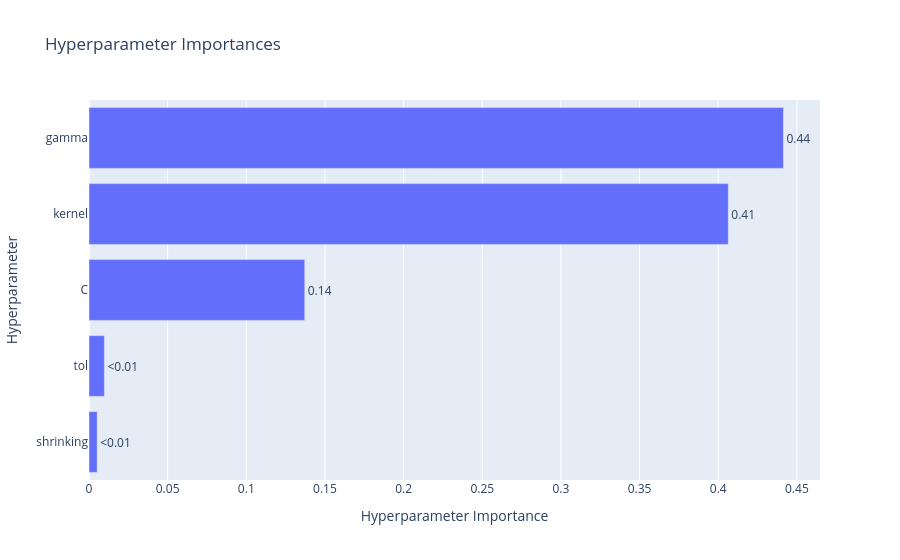
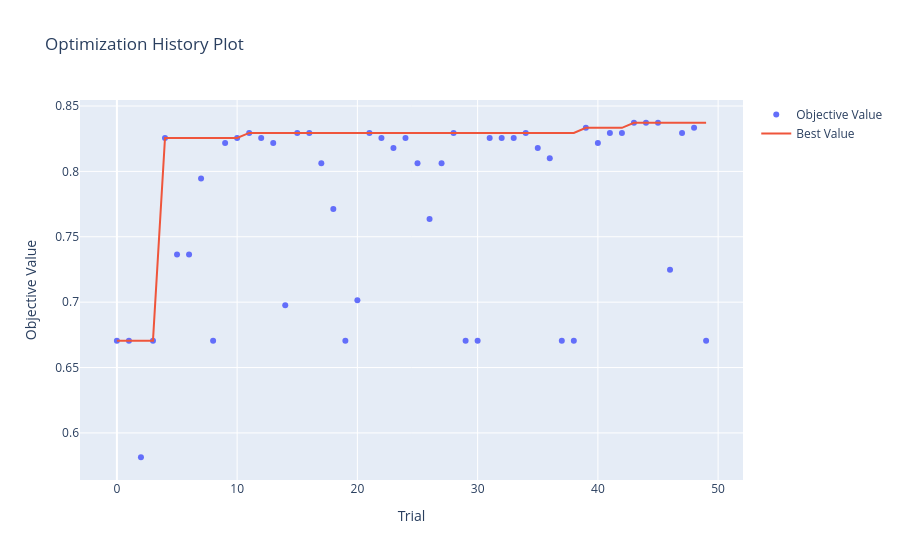

The notebook cell these images were saved under, in order:
### Code cell
import optuna
fig = optuna.visualization.plot_param_importances(experimento_1.study)
fig.show()

fig = optuna.visualization.plot_optimization_history(experimento_1.study)
fig.show()

### Figure 1 — Plotly figure (JSON) as saved in the notebook; plotly's stock layout.template omitted (floating-point values rounded to 4 significant figures)
{"data": [{"cliponaxis": false, "hovertemplate": ["shrinking (CategoricalDistribution): 0.005194748397320403<extra></extra>", "tol (FloatDistribution): 0.009790361357676301<extra></extra>", "C (FloatDistribution): 0.13715778380229432<extra></extra>", "kernel (CategoricalDistribution): 0.4064000562727848<extra></extra>", "gamma (CategoricalDistribution): 0.4414570501699242<extra></extra>"], "name": "Objective Value", "orientation": "h", "text": ["<0.01", "<0.01", "0.14", "0.41", "0.44"], "textposition": "outside", "type": "bar", "x": [0.005195, 0.00979, 0.1372, 0.4064, 0.4415], "y": ["shrinking", "tol", "C", "kernel", "gamma"]}], "layout": {"title": {"text": "Hyperparameter Importances"}, "xaxis": {"title": {"text": "Hyperparameter Importance"}}, "yaxis": {"title": {"text": "Hyperparameter"}}}}

### Figure 2 — Plotly figure (JSON) as saved in the notebook; plotly's stock layout.template omitted (floating-point values rounded to 4 significant figures)
{"data": [{"mode": "markers", "name": "Objective Value", "type": "scatter", "x": [0, 1, 2, 3, 4, 5, 6, 7, 8, 9, 10, 11, 12, 13, 14, 15, 16, 17, 18, 19, 20, 21, 22, 23, 24, 25, 26, 27, 28, 29, 30, 31, 32, 33, 34, 35, 36, 37, 38, 39, 40, 41, 42, 43, 44, 45, 46, 47, 48, 49], "y": [0.6705, 0.6705, 0.5814, 0.6705, 0.8256, 0.7364, 0.7364, 0.7946, 0.6705, 0.8217, 0.8256, 0.8295, 0.8256, 0.8217, 0.6977, 0.8295, 0.8295, 0.8062, 0.7713, 0.6705, 0.7016, 0.8295, 0.8256, 0.8178, 0.8256, 0.8062, 0.7636, 0.8062, 0.8295, 0.6705, 0.6705, 0.8256, 0.8256, 0.8256, 0.8295, 0.8178, 0.8101, 0.6705, 0.6705, 0.8333, 0.8217, 0.8295, 0.8295, 0.8372, 0.8372, 0.8372, 0.7248, 0.8295, 0.8333, 0.6705]}, {"mode": "lines", "name": "Best Value", "type": "scatter", "x": [0, 1, 2, 3, 4, 5, 6, 7, 8, 9, 10, 11, 12, 13, 14, 15, 16, 17, 18, 19, 20, 21, 22, 23, 24, 25, 26, 27, 28, 29, 30, 31, 32, 33, 34, 35, 36, 37, 38, 39, 40, 41, 42, 43, 44, 45, 46, 47, 48, 49], "y": [0.6705, 0.6705, 0.6705, 0.6705, 0.8256, 0.8256, 0.8256, 0.8256, 0.8256, 0.8256, 0.8256, 0.8295, 0.8295, 0.8295, 0.8295, 0.8295, 0.8295, 0.8295, 0.8295, 0.8295, 0.8295, 0.8295, 0.8295, 0.8295, 0.8295, 0.8295, 0.8295, 0.8295, 0.8295, 0.8295, 0.8295, 0.8295, 0.8295, 0.8295, 0.8295, 0.8295, 0.8295, 0.8295, 0.8295, 0.8333, 0.8333, 0.8333, 0.8333, 0.8372, 0.8372, 0.8372, 0.8372, 0.8372, 0.8372, 0.8372]}, {"marker": {"color": "#cccccc"}, "mode": "markers", "name": "Infeasible Trial", "showlegend": false, "type": "scatter", "x": [], "y": []}], "layout": {"title": {"text": "Optimization History Plot"}, "xaxis": {"title": {"text": "Trial"}}, "yaxis": {"title": {"text": "Objective Value"}}}}
